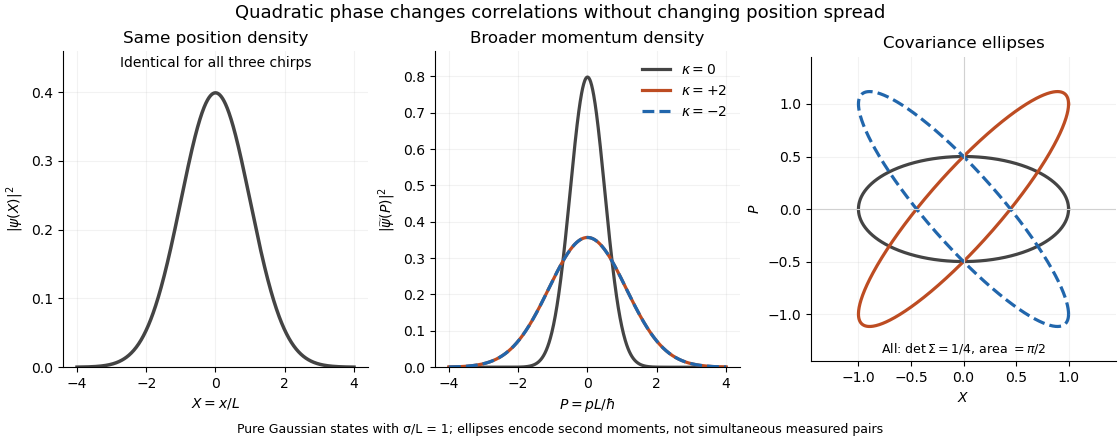

Write the Python code that produced this figure.
"""Compare chirped pure Gaussian states; Python 3.14, NumPy 2.3.5, Matplotlib 3.10.7.

Run from _media; writes the matching opaque PNG in the working directory.
"""

from pathlib import Path

import matplotlib.pyplot as plt
import numpy as np


def main():
    plt.rcParams.update({"font.size": 10, "axes.spines.top": False,
                         "axes.spines.right": False})
    fig, axes = plt.subplots(1, 3, figsize=(11.2, 4.4), layout="constrained")
    fig.patch.set_facecolor("white")
    colors = {0: "#444444", 2: "#bd4c22", -2: "#2166ac"}
    x = np.linspace(-4, 4, 801)
    theta = np.linspace(0, 2 * np.pi, 601)
    circle = np.array([np.cos(theta), np.sin(theta)])
    axes[0].plot(x, np.exp(-x*x/2)/np.sqrt(2*np.pi), color="#444444", lw=2.5)
    axes[0].text(0.5, 0.95, "Identical for all three chirps", ha="center",
                 transform=axes[0].transAxes)
    axes[0].set(title="Same position density", xlabel=r"$X=x/L$",
                ylabel=r"$|\psi(X)|^2$", ylim=(0, 0.46))
    for kappa in (0, 2, -2):
        variance = (1 + kappa*kappa)/4
        density = np.exp(-x*x/(2*variance))/np.sqrt(2*np.pi*variance)
        axes[1].plot(x, density, color=colors[kappa], lw=2.3,
                     ls="--" if kappa == -2 else "-",
                     label=rf"$\kappa={kappa:+d}$" if kappa else r"$\kappa=0$")
        # A shear of the unchirped covariance ellipse: X=u, P=(k*u+v)/2.
        ellipse = np.array([[1, 0], [kappa/2, 0.5]]) @ circle
        axes[2].plot(*ellipse, color=colors[kappa], lw=2.3,
                     ls="--" if kappa == -2 else "-")
    axes[1].set(title="Broader momentum density", xlabel=r"$P=pL/\hbar$",
                ylabel=r"$|\widetilde\psi(P)|^2$", ylim=(0, 0.87))
    axes[1].legend(frameon=False, loc="upper right")
    axes[2].axhline(0, color="0.82", lw=0.8)
    axes[2].axvline(0, color="0.82", lw=0.8)
    axes[2].set(title="Covariance ellipses", xlabel=r"$X$", ylabel=r"$P$",
                xlim=(-1.45, 1.45), ylim=(-1.45, 1.45))
    axes[2].set_aspect("equal")
    axes[2].text(0.5, 0.03, r"All: $\det\Sigma=1/4$, area $=\pi/2$",
                 transform=axes[2].transAxes, ha="center", fontsize=9)
    for ax in axes:
        ax.grid(alpha=0.16)
    fig.suptitle("Quadratic phase changes correlations without changing position spread",
                 fontsize=13)
    fig.supxlabel("Pure Gaussian states with σ/L = 1; ellipses encode second moments, not simultaneous measured pairs",
                  fontsize=9)
    fig.savefig(Path(__file__).with_suffix(".png").name, dpi=100,
                facecolor="white", transparent=False)
    plt.close(fig)


if __name__ == "__main__":
    main()
